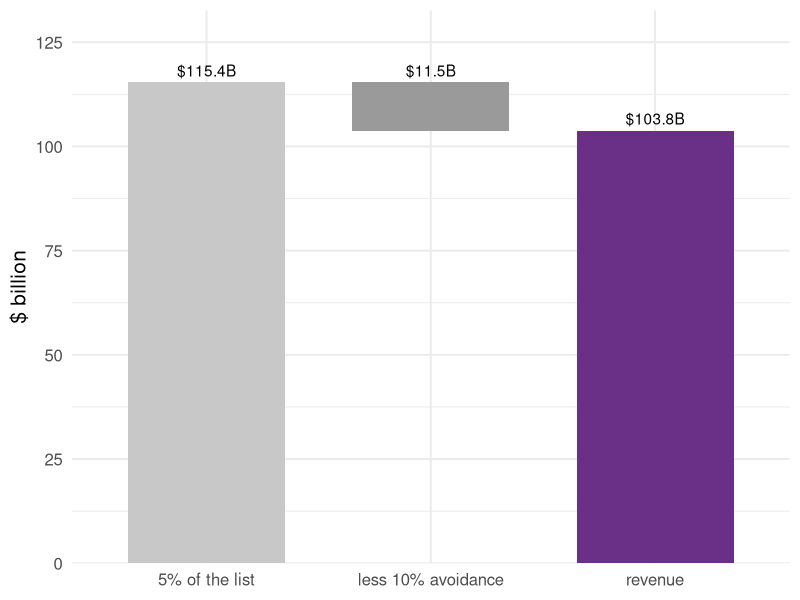
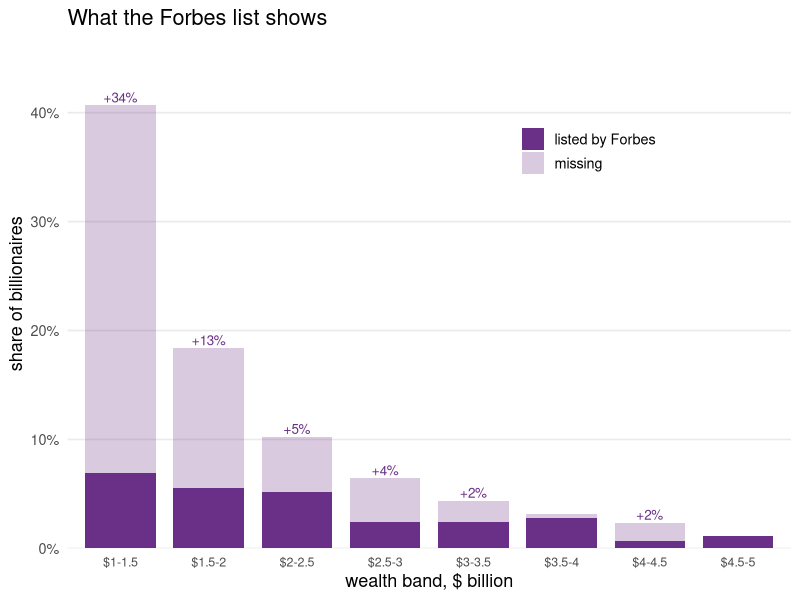
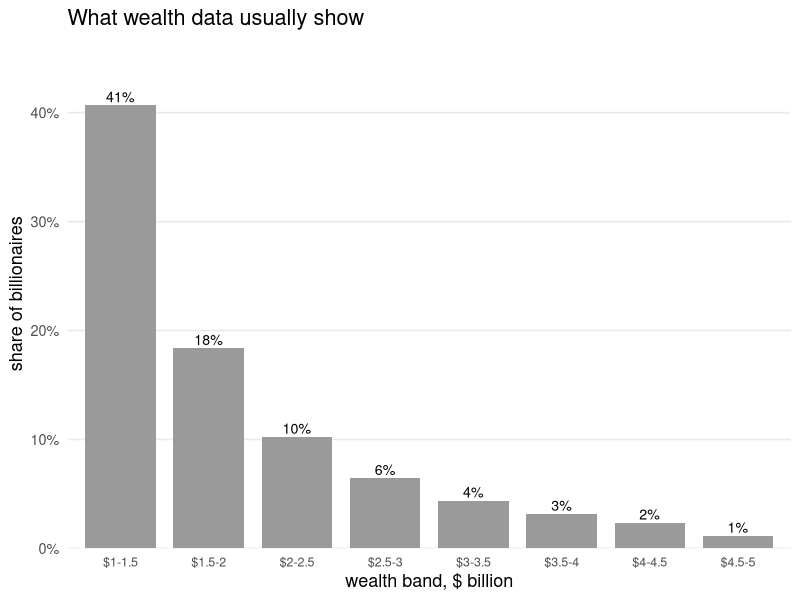
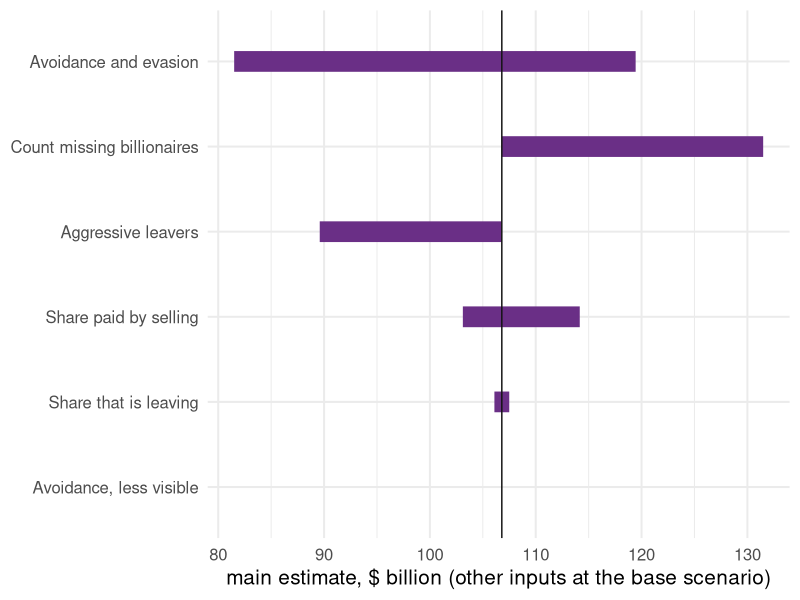

Source code (R) for these figures, in order:
## ---- chunk 1
knitr::opts_chunk$set(
  echo = FALSE, fig.align = "center",
  fig.width = 10, fig.height = 4.2, dpi = 150,
  message = FALSE, warning = FALSE
)
library(ggplot2)
theme_set(theme_minimal(base_size = 15))

# Every number in this deck is read from the CSVs the targets pipeline writes
# (bsz-analysis/_targets.R: site_tab5_csv, site_tab5_printed_csv, site_inputs_csv,
# site_grid_csv, site_leavers_csv). Nothing below is retyped.
t5  <- read.csv("../data/tab5.csv")
t5p <- read.csv("../data/tab5-vs-printed.csv")   # each Table 5 cell beside the digit the paper prints
wt_printed <- t5p$printed[t5p$column == "wealth_tax_revenue" & t5p$row == 1]   # row 1, PDF p.39
stopifnot(length(wt_printed) == 1)
ins <- read.csv("../data/inputs.csv", stringsAsFactors = FALSE)
grd <- read.csv("../data/grid.csv")
lv  <- read.csv("../data/leavers.csv", stringsAsFactors = FALSE)
tst <- read.csv("../data/test-results.csv", stringsAsFactors = FALSE)
W0 <- t5$wealth[1]; n0 <- t5$n_billionaires[1]
C  <- -t5$annual_ca_inctax_loss[1] / 0.05
a  <- t5$avoidance_rate[1]; m <- 0.5   # alpha and the movers' share of it (inputs.csv)
stopifnot(abs(a - 0.10) < 1e-9, abs(-a * m * C - t5$annual_ca_inctax_loss[1]) < 1e-9)
pct <- function(x, d = 0) paste0(formatC(100 * x, format = "f", digits = d), "%")
par <- read.csv("../data/pareto.csv"); ps <- read.csv("../data/pareto-summary.csv")
a_s <- 0.20                       # avoidance for the added, less visible fortunes (inputs.csv)
dW  <- t5$wealth[2] - W0          # wealth row 2 adds to the 1 July base
add_tax <- 0.05 * (1 - a_s) * dW; phase <- 0.025 * ps$fraction_in_phasein * dW
stopifnot(abs(t5$wealth_tax_revenue[1] + add_tax - phase - t5$wealth_tax_revenue[2]) < 1e-6)
bn <- function(x, d = 1) formatC(x, format = "f", digits = d, big.mark = ",")
row1 <- with(grd, avoidance == 0.10 & mobility_share == 0.5 & avoidance_small == 0.2 &
                  abs(sell_share - 1/3) < 1e-9 & pareto == 0 & leavers == 0)
## ---- chunk 2
d <- data.frame(
  step = factor(c("5% of the list", "less 10% avoidance", "revenue"),
                levels = c("5% of the list", "less 10% avoidance", "revenue")),
  value = c(0.05 * W0, -(0.05 * W0 - t5$wealth_tax_revenue[1]), t5$wealth_tax_revenue[1]))
d$start <- c(0, 0.05 * W0, 0); d$end <- d$start + d$value
ggplot(d, aes(x = step, xmin = as.numeric(step) - 0.35, xmax = as.numeric(step) + 0.35,
              ymin = start, ymax = end, fill = step)) +
  geom_rect() +
  geom_text(aes(y = pmax(start, end), label = paste0("$", bn(abs(value)), "B")), vjust = -0.5) +
  scale_y_continuous(expand = expansion(mult = c(0, 0.15))) +
  scale_fill_manual(values = c("#c8c8c8", "#9a9a9a", "#6a2f86"), guide = "none") +
  labs(x = NULL, y = "$ billion")
## ---- chunk 3
# Billionaires in each $0.5B wealth band from $1B to $5B: the Forbes list (15 April 2026) and the
# Pareto tail fitted above $4.5B. Counts are differences of "number above the cutoff".
cuts <- seq(1, 5, by = 0.5)
band <- function(n) { v <- n[match(cuts, par$threshold_b)]; head(v, -1) - tail(v, -1) }
lab_b <- paste0("$", head(cuts, -1), "-", tail(cuts, -1))
bands <- data.frame(b = factor(lab_b, levels = lab_b),
                    forbes = band(par$n_above_threshold_emp), pareto = band(par$n_above_threshold_proj))
stopifnot(abs(sum(bands$pareto) - (ps$total_count_proj - par$n_above_threshold_emp[par$threshold_b == 5])) < 1e-6)
# Shares of the 617 billionaires a Pareto tail puts above $1B, in both panels, so the left
# panel can stack what Forbes lists (solid) and what it misses (transparent) up to the Pareto bar.
bands$forbes_sh <- bands$forbes / ps$total_count_proj
bands$pareto_sh <- bands$pareto / ps$total_count_proj
bands$miss_sh   <- pmax(bands$pareto_sh - bands$forbes_sh, 0)
ymax <- max(bands$pareto_sh) * 1.15
hfig <- function(y, col, ttl) {
  ggplot(data.frame(b = bands$b, y = y), aes(b, y)) +
    geom_col(fill = col, width = 0.8) + geom_text(aes(label = pct(y)), vjust = -0.3, size = 3.6) +
    scale_y_continuous(limits = c(0, ymax), expand = expansion(mult = c(0, 0)),
                       labels = function(x) paste0(round(100 * x), "%")) +
    labs(x = "wealth band, $ billion", y = "share of billionaires", title = ttl) +
    theme_minimal(base_size = 13) +
    theme(panel.grid.minor = element_blank(), panel.grid.major.x = element_blank(),
          axis.text.x = element_text(size = 9))
}
## ---- chunk 4
st <- rbind(data.frame(b = bands$b, y = bands$forbes_sh, part = "listed by Forbes"),
            data.frame(b = bands$b, y = bands$miss_sh,   part = "missing"))
st$part <- factor(st$part, levels = c("missing", "listed by Forbes"))
ggplot(st, aes(b, y, fill = part, alpha = part)) +
  geom_col(width = 0.8, fill = "#6a2f86") +
  geom_text(data = subset(bands, miss_sh > 0.005), inherit.aes = FALSE,
            aes(b, pareto_sh, label = paste0("+", pct(miss_sh))), vjust = -0.3, size = 3.4, colour = "#6a2f86") +
  scale_alpha_manual(values = c("missing" = 0.25, "listed by Forbes" = 1), name = NULL,
                     guide = guide_legend(override.aes = list(fill = "#6a2f86"), reverse = TRUE)) +
  scale_y_continuous(limits = c(0, ymax), expand = expansion(mult = c(0, 0)),
                     labels = function(x) paste0(round(100 * x), "%")) +
  labs(x = "wealth band, $ billion", y = "share of billionaires", title = "What the Forbes list shows") +
  guides(fill = "none") +
  theme_minimal(base_size = 13) +
  theme(panel.grid.minor = element_blank(), panel.grid.major.x = element_blank(),
        axis.text.x = element_text(size = 9), legend.position = "inside",
        legend.position.inside = c(0.72, 0.78))
## ---- chunk 5
hfig(bands$pareto_sh, "#9a9a9a", "What wealth data usually show")
## ---- chunk 6
x <- lv
x$name <- tools::toTitleCase(x$name)
x$timing <- ifelse(grepl("^pre", x$timing), "before 1 Jan", "later")
x$wealth <- bn(x$wealth)
x$annual_inctax_loss <- bn(x$annual_inctax_loss, 3)
names(x) <- c("Person", "Left", "Wealth $B", "Inc. tax lost $B/yr")
knitr::kable(x, format = "html", align = "llrr")
## ---- chunk 7
# Present value of the yearly loss over BSZ's 5-year horizon at one rate, 3%, the middle
# of the JR report's 1.5%-4.5% range. The comparison overview averages over that range
# instead (comparison/R/model.R); the two agree to within $0.01B, checked here.
ann <- function(r, H = 5) (1 - (1 + r)^(-H)) / r
f5  <- ann(0.03)
ls_ <- read.csv("../../../comparison/export/r/loss.csv")
loss <- -t5$annual_ca_inctax_loss
stopifnot(abs(loss[1] * f5 - ls_$pv_5yr[ls_$source_id == "bsz_row1"]) < 0.01,
          abs(loss[3] * f5 - ls_$pv_5yr[ls_$source_id == "bsz_row3"]) < 0.01)
lab <- c("Base", "Missing billionaires", "Leavers", "Missing + leavers")
d <- data.frame(
  Scenario = lab,
  wt = paste0("$", bn(t5$wealth_tax_revenue, 1), "B"),
  it = paste0("+$", bn(t5$extra_ca_inctax_sales, 2), "B"),
  l5 = paste0("&minus;$", bn(loss * f5, 2), "B"),
  tot = paste0("$", bn(t5$wealth_tax_revenue + t5$extra_ca_inctax_sales - loss * f5, 1), "B"))
en <- read.csv("../../../comparison/export/r/ends.csv")
stopifnot(abs(t5$wealth_tax_revenue[1] + t5$extra_ca_inctax_sales[1] - loss[1] * f5 -
              en$bsz_model[en$horizon_setting == "own" & en$output == "b"]) < 0.01)
d[1, ] <- paste0("<b>", d[1, ], "</b>")
d$tot[1] <- paste0('<span style="display:inline-block; border:1.2px solid #111111; ',
                   'padding:1px 6px; font-weight:700;">$', bn(t5$wealth_tax_revenue[1] + t5$extra_ca_inctax_sales[1] - loss[1] * f5, 1),
                   'B<br><span style="font-size:70%; color:#111111;">MAIN ESTIMATE<sup>1</sup></span></span>')
knitr::kable(d, format = "html", escape = FALSE, align = "lrrrr",
  col.names = c("Scenario", "Wealth tax collected<br>(once)",
                "Extra income tax<br>from selling assets<br>(once)",
                "Income tax lost<br>(present value, 5 years)",
                "<b>Total</b>"))
## ---- chunk 8
keys <- c(avoidance = "Avoidance and evasion", mobility_share = "Share that is leaving",
          avoidance_small = "Avoidance, less visible", sell_share = "Share paid by selling",
          pareto = "Count missing billionaires", leavers = "Aggressive leavers")
# The main estimate: wealth tax + extra income tax - present value of the yearly income
# tax loss over 5 years at 3% (as on the bottom-line slide), for every cell of the grid.
pv5 <- (1 - 1.03^(-5)) / 0.03
grd$net <- grd$wealth_tax_revenue + grd$extra_ca_inctax_sales + grd$annual_ca_inctax_loss * pv5
base <- grd[row1, ]
stopifnot(abs(base$net - (t5$wealth_tax_revenue[1] + t5$extra_ca_inctax_sales[1] +
                          t5$annual_ca_inctax_loss[1] * pv5)) < 1e-9)
rows <- do.call(rbind, lapply(names(keys), function(k) {
  keep <- Reduce(`&`, lapply(setdiff(names(keys), k), function(o) abs(grd[[o]] - base[[o]]) < 1e-9))
  data.frame(input = keys[[k]], lo = min(grd$net[keep]), hi = max(grd$net[keep]))
}))
rows$input <- factor(rows$input, levels = rows$input[order(rows$hi - rows$lo)])
guess <- c("Avoidance and evasion", "Share that is leaving", "Avoidance, less visible",
           "Share paid by selling", "Aggressive leavers")   # origin labels: data/inputs.csv
movers <- as.character(rows$input[rows$hi - rows$lo > 1e-9 & rows$input %in% guess])
ggplot(rows, aes(y = input)) +
  geom_segment(aes(x = lo, xend = hi, yend = input), linewidth = 7, colour = "#6a2f86") +
  geom_vline(xintercept = base$net, colour = "#111111") +
  labs(x = "main estimate, $ billion (other inputs at the base scenario)", y = NULL)
## ---- chunk 9
x <- par[par$threshold_b %in% c(10, 4.5, 3, 2, 1), ]
x <- x[order(-x$threshold_b), ]
knitr::kable(data.frame(
  Cutoff = paste0("$", x$threshold_b, "B"),
  People = x$n_above_threshold_emp,
  Wealth = bn(x$wealth_above_threshold, 0),
  Average = paste0("$", bn(x$wealth_above_threshold / x$n_above_threshold_emp, 2), "B"),
  b = bn(x$pareto_b_emp, 2)),
  format = "html", align = "lrrrr", table.attr = 'style="font-size:80%"',
  col.names = c("Cutoff", "People above it", "Their wealth, $B", "Average fortune", "b"))
## ---- chunk 10
y <- par[par$threshold_b %in% c(4.5, 2, 1), ]
y <- y[order(-y$threshold_b), ]
stopifnot(abs(par$n_above_threshold_emp[par$threshold_b == 4.5] * 4.5^ps$pareto_a - ps$total_count_proj) < 1e-6)
knitr::kable(data.frame(paste0("$", y$threshold_b, "B"), y$n_above_threshold_emp,
                        bn(y$n_above_threshold_proj, 0)),
  format = "html", align = "lrr", table.attr = 'style="font-size:85%"',
  col.names = c("Cutoff", "Forbes lists", "Pareto tail implies"))
